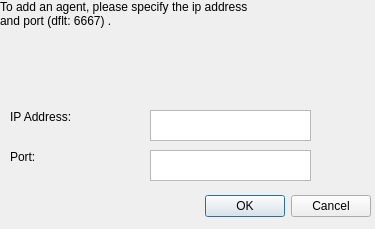
<?xml version="1.0" encoding="UTF-8"?>
<ui version="4.0">
 <class>Dialog</class>
 <widget class="QDialog" name="Dialog">
  <property name="geometry">
   <rect>
    <x>0</x>
    <y>0</y>
    <width>375</width>
    <height>229</height>
   </rect>
  </property>
  <property name="windowTitle">
   <string>Add agent</string>
  </property>
  <widget class="QDialogButtonBox" name="buttonBox">
   <property name="geometry">
    <rect>
     <x>30</x>
     <y>190</y>
     <width>341</width>
     <height>32</height>
    </rect>
   </property>
   <property name="orientation">
    <enum>Qt::Horizontal</enum>
   </property>
   <property name="standardButtons">
    <set>QDialogButtonBox::Cancel|QDialogButtonBox::Ok</set>
   </property>
  </widget>
  <widget class="QLabel" name="label">
   <property name="geometry">
    <rect>
     <x>0</x>
     <y>0</y>
     <width>351</width>
     <height>41</height>
    </rect>
   </property>
   <property name="text">
    <string>To add an agent, please specify the ip address 
and port (dflt: 6667) .</string>
   </property>
   <property name="alignment">
    <set>Qt::AlignLeading|Qt::AlignLeft|Qt::AlignTop</set>
   </property>
  </widget>
  <widget class="QTextEdit" name="IpEdit">
   <property name="geometry">
    <rect>
     <x>150</x>
     <y>110</y>
     <width>161</width>
     <height>31</height>
    </rect>
   </property>
  </widget>
  <widget class="QTextEdit" name="PortEdit_2">
   <property name="geometry">
    <rect>
     <x>150</x>
     <y>150</y>
     <width>161</width>
     <height>31</height>
    </rect>
   </property>
  </widget>
  <widget class="QLabel" name="label_2">
   <property name="geometry">
    <rect>
     <x>10</x>
     <y>110</y>
     <width>141</width>
     <height>41</height>
    </rect>
   </property>
   <property name="text">
    <string>IP Address:</string>
   </property>
   <property name="alignment">
    <set>Qt::AlignLeading|Qt::AlignLeft|Qt::AlignTop</set>
   </property>
  </widget>
  <widget class="QLabel" name="label_3">
   <property name="geometry">
    <rect>
     <x>10</x>
     <y>150</y>
     <width>141</width>
     <height>41</height>
    </rect>
   </property>
   <property name="text">
    <string>Port:</string>
   </property>
   <property name="alignment">
    <set>Qt::AlignLeading|Qt::AlignLeft|Qt::AlignTop</set>
   </property>
  </widget>
 </widget>
 <resources/>
 <connections>
  <connection>
   <sender>buttonBox</sender>
   <signal>accepted()</signal>
   <receiver>Dialog</receiver>
   <slot>accept()</slot>
   <hints>
    <hint type="sourcelabel">
     <x>248</x>
     <y>254</y>
    </hint>
    <hint type="destinationlabel">
     <x>157</x>
     <y>274</y>
    </hint>
   </hints>
  </connection>
  <connection>
   <sender>buttonBox</sender>
   <signal>rejected()</signal>
   <receiver>Dialog</receiver>
   <slot>reject()</slot>
   <hints>
    <hint type="sourcelabel">
     <x>316</x>
     <y>260</y>
    </hint>
    <hint type="destinationlabel">
     <x>286</x>
     <y>274</y>
    </hint>
   </hints>
  </connection>
 </connections>
</ui>
